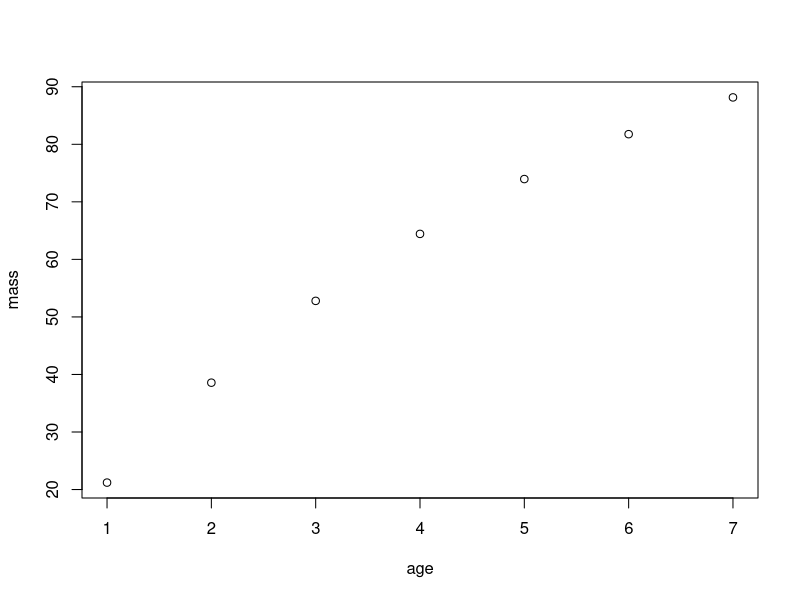
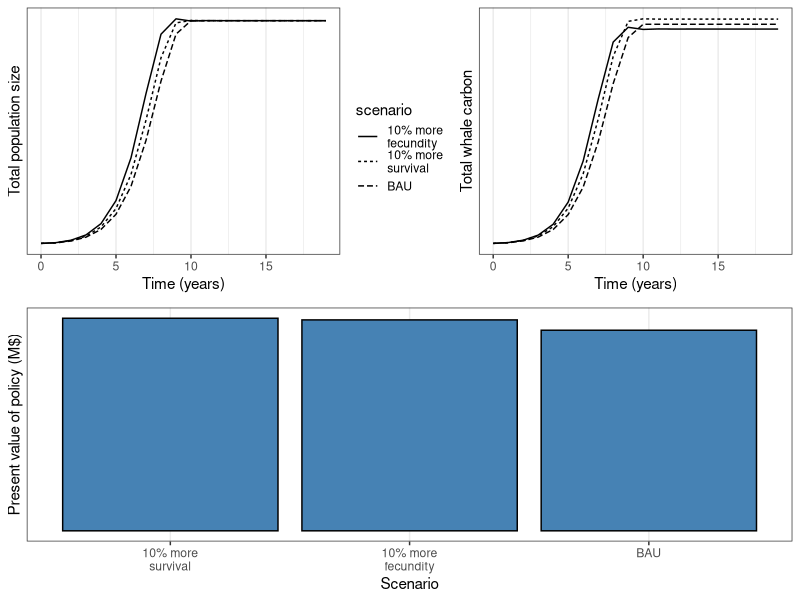

The R script that drew these images, in order:
######################################################
#title#
######################################################
# 
# Purpose
#
######################################################

library(here)
library(cowplot)
library(tidyverse)


leslie <- function(a, f, s, K, N, nsteps){
  
  # Build M
  M <- matrix(numeric(a^2), nrow = a)
  M[1,] <- f
  
  for(i in 1:(a - 1)){
    M[i + 1, i] <- s[i]
  }
  
  # Define other things
  I <- diag(7)
  
  results <- data.frame(time = 0, N = N, age = 1:a)
  
  for(i in 1:nsteps){
    D <- (K - sum(N)) / K
    N <- N + D * (M - I) %*% N
    
    res <- data.frame(time = i-1, N = N, age = 1:a)
    results <- rbind(results, res)
  }
  
  return(results)
}

vbl <- function(a, m_inf, a0, k){
  m <- m_inf * (1 - exp(-k * (a - a0)))
  return(m)
}


# BAU
a <- 7
f <- c(1.426, 1.290, 1.296, 1.120, 1.126, 1.554, 0)
s <- c(0.713, 0.645, 0.648, 0.560, 0.563, 0.777)
K <- 2220
N <- numeric(length = a)
N[1] <- 4
nsteps <- 20

# von Bertalanfy
m_inf <- 117
k <- 0.2
a0 <- 0



mass_at_age <- tibble(age = 1:a) %>% 
  mutate(mass = vbl(a = age, m_inf = m_inf, a0 = a0, k = k))

plot(mass_at_age)

bau <- leslie(a = a, f = f, s = s, K = K, N = N, nsteps = nsteps) %>% 
  left_join(mass_at_age, by = "age") %>% 
  group_by(time) %>% 
  summarize(M = sum(N * mass),
            N = sum(N)) %>% 
  ungroup() %>% 
  mutate(scenario = "BAU")



s2 <- 1.1 * s
f2 <- 1.1 * f

con <- leslie(a = a, f = f, s = s2, K = K, N = N, nsteps = nsteps) %>% 
  left_join(mass_at_age, by = "age") %>% 
  group_by(time) %>% 
  summarize(M = sum(N * mass),
            N = sum(N)) %>% 
  ungroup() %>% 
  mutate(scenario = "10% more\nsurvival")

con2 <- leslie(a = a, f = f2, s = s, K = K, N = N, nsteps = nsteps) %>% 
  left_join(mass_at_age, by = "age") %>% 
  group_by(time) %>% 
  summarize(M = sum(N * mass),
            N = sum(N)) %>% 
  ungroup() %>% 
  mutate(scenario = "10% more\nfecundity")


n_plot <- rbind(bau, con, con2) %>% 
  ggplot(aes(x = time, y = N, linetype = scenario)) + 
  geom_line() +
  scale_y_continuous(labels = "", breaks = NULL) +
  theme_bw() +
  labs(x = "Time (years)",
       y = "Total population size") +
  theme(legend.position = "None")

m_plot <- rbind(bau, con, con2) %>% 
  ggplot(aes(x = time, y = M, linetype = scenario)) + 
  geom_line() +
  theme_bw() +
  scale_y_continuous(labels = "", breaks = NULL) +
  labs(x = "Time (years)",
       y = "Total whale carbon")

leg <- cowplot::get_legend(m_plot)

m_plot <- m_plot +
  theme(legend.position = "None")

cols <- rbind(bau, con, con2) %>% 
  mutate(V = 35 * M,
         V_disc = V / (1 + 0.05) ^ time-1) %>% 
  group_by(scenario) %>% 
  summarize(V = sum(V_disc) / 1e6) %>% 
  ungroup() %>% 
  mutate(scenario = fct_reorder(scenario, V, .desc = T)) %>% 
  ggplot(aes(x = scenario, y = V)) +
  geom_col(fill = "steelblue", color = "black") +
  scale_y_continuous(labels = "", breaks = NULL) +
  theme_bw() +
  labs(x = "Scenario", y = "Present value of policy (M$)")

cowplot::plot_grid(cowplot::plot_grid(n_plot, leg, m_plot, ncol = 3, rel_widths = c(1, 0.3, 1)), cols, ncol = 1)

